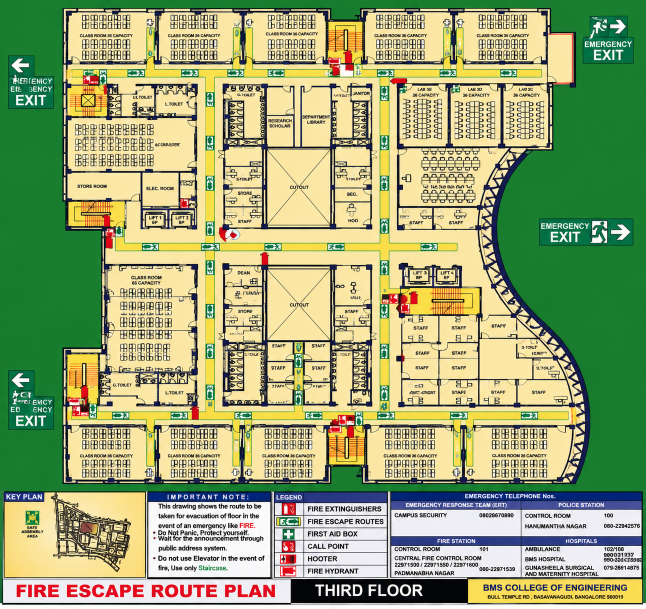
#> input picture frontend/data/floorplans/bmsce_third_floor_original.jpeg, 1291 x 1218 px (shown at 1/2 size)
$ python -i scan_import.py   (imports and definitions only)
#> lines starting #> are read from the running program, lines starting #| are printed output that depends on the picture; after the words box and inside, x2 and y2 are one past the last pixel; in counts of white or black regions, pixels touching at a corner belong together
#> further down, picture is the input picture: shape (1218, 1291, 3); mean B, G, R 117.7, 166.7, 153
"""Import measured Wi-Fi scans (WiFiman Signal Mapper images) onto a floorplan.

WiFiman shares a scan as an image: grey cells are areas the LiDAR scan
walked, coloured cells are where Wi-Fi signal was measured. This module:

1. decode_scan()        turns the colours back into dBm using WiFiman's legend;
2. fit_alignment()      finds the rotation, scale and shift that map the scan
                        onto the floorplan from >= 3 matching point pairs;
3. warp_scan_to_plan()  moves the decoded values into floorplan pixels;
4. band_summary()       splits measured values into signal-strength bands.

Colours are matched by hue (the position on the red -> yellow -> green wheel),
because WiFiman darkens cells with its grid lines: brightness changes, hue
does not. Values are accurate to about one legend step (a few dB).
"""

from __future__ import annotations

from collections.abc import Sequence
from dataclasses import dataclass

import cv2
import numpy as np

# WiFiman legend: (dBm, OpenCV hue 0-179). Read from the app's colour bar
# (red -80 ... orange -70 ... yellow -50 ... green -40 ... teal -30).
# Red wraps around hue 0, so hues above 150 are treated as negative.
WIFIMAN_LEGEND: tuple[tuple[float, float], ...] = (
    (-85.0, 1), (-82.5, 7), (-80.0, 9), (-77.5, 11), (-75.0, 12),
    (-72.5, 14), (-70.0, 15), (-67.5, 17), (-65.0, 18), (-62.5, 20),
    (-60.0, 22), (-57.5, 24), (-55.0, 26), (-52.5, 30), (-50.0, 34),
    (-47.5, 38), (-45.0, 43), (-42.5, 47), (-40.0, 50), (-37.5, 54),
    (-35.0, 60), (-32.5, 68), (-30.0, 76), (-27.5, 83), (-25.0, 86),
)

# Signal bands used in every chart: (name, label, lower dBm, upper dBm, colour).
SIGNAL_BANDS: tuple[tuple[str, str, float, float, str], ...] = (
    ("Excellent", "≥ −50 dBm", -50.0, 999.0, "#0ca30c"),
    ("Good", "−50 to −67 dBm", -67.0, -50.0, "#fab219"),
    ("Fair", "−67 to −75 dBm", -75.0, -67.0, "#ec835a"),
    ("Poor", "< −75 dBm", -999.0, -75.0, "#d03b3b"),
)


# Walked by the scanner but no Wi-Fi signal recorded (WiFiman's grey cells).
DEAD_ZONE: tuple[str, str, str] = ("Dead zone", "no signal", "#3d3d3a")


@dataclass(frozen=True)
class DecodedScan:
    """A scan image turned into numbers (all arrays have the image's shape)."""

    rssi_dbm: np.ndarray        # float, NaN where no signal was recorded
    measured: np.ndarray        # bool, Wi-Fi signal recorded
    scanned: np.ndarray         # bool, walked area (signal or dead zone)


@dataclass(frozen=True)
class Alignment:
    """Similarity transform (rotation + uniform scale + shift) scan -> plan."""

    matrix: np.ndarray          # 2x3, maps scan pixels to plan pixels
    scale: float                # plan pixels per scan pixel
    rotation_deg: float
    residual_px: float          # mean distance between moved scan points and plan points


# ---------------------------------------------------------------------------
# 1. Decoding
# ---------------------------------------------------------------------------

def _hue_to_dbm(hue: np.ndarray) -> np.ndarray:
    dbm = np.array([d for d, _ in WIFIMAN_LEGEND])
    hues = np.array([h for _, h in WIFIMAN_LEGEND], dtype=float)
    return np.interp(hue, hues, dbm)


def decode_scan(image_bgr: np.ndarray, min_blob_ratio: float = 0.0005) -> DecodedScan:
    """Decode a WiFiman scan image into dBm values.

    Measured cells are saturated colours inside the legend's hue range.
    Scanned-but-unmeasured cells are mid grey. Small separate blobs (icons,
    text) and long thin horizontal bars (the legend itself, if a screenshot
    is uploaded) are ignored.
    """
#> called with min_blob_ratio = 0.0005
    if image_bgr is None or image_bgr.size == 0:
        raise ValueError("Scan image is empty.")
    if image_bgr.ndim == 2:
        image_bgr = cv2.cvtColor(image_bgr, cv2.COLOR_GRAY2BGR)
    height, width = image_bgr.shape[:2]
#> height = 1218; width = 1291
    hsv = cv2.cvtColor(image_bgr[..., :3], cv2.COLOR_BGR2HSV)
#> hsv: shape (1218, 1291, 3); mean H, S, V 52.9, 117.9, 181.3
    hue = hsv[..., 0].astype(float)
    hue = np.where(hue > 150, hue - 180, hue)
    saturation, value = hsv[..., 1], hsv[..., 2]
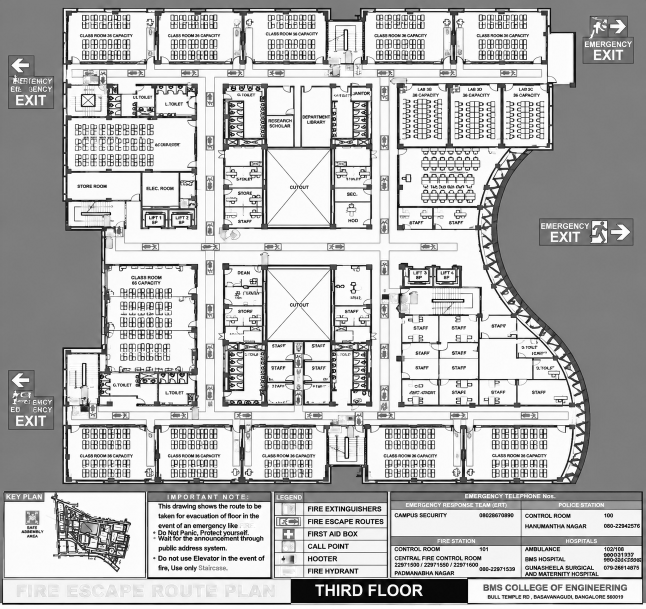
#> value: shape (1218, 1291) (shown at 1/2 size); min 0, max 255, mean 181.3

    max_hue = WIFIMAN_LEGEND[-1][1] + 4
    measured = (saturation > 90) & (value > 70) & (hue >= -10) & (hue <= max_hue)
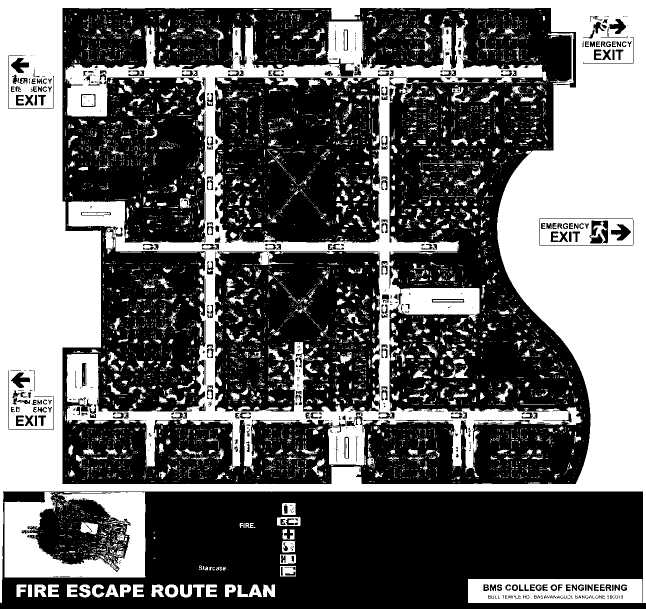
#> measured: shape (1218, 1291) bool (shown at 1/2 size); 39.4% white; 7325 white regions (6501 under 20 px), largest, box (x1, y1, x2, y2) and area: (0, 0, 1291, 1206) 355307, (129, 39, 1165, 945) 137987, (9, 984, 291, 1155) 26891
    grey = (saturation < 45) & (value > 85) & (value < 215)
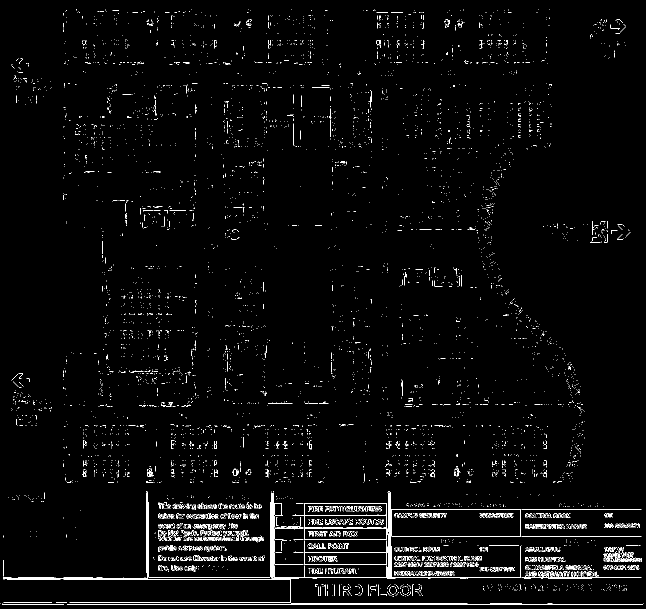
#> grey: shape (1218, 1291) bool (shown at 1/2 size); 2.4% white in thin lines or dots
#> in joined, `return cv2.morphologyEx( mask.astype(np.uint8), cv2.MORPH_CLOSE, np.on..`: returned value: shape (1218, 1291) bool; 44.4% white; 1863 white regions (1260 under 20 px), largest, box (x1, y1, x2, y2) and area: (0, 0, 1291, 1206) 597016, (134, 1169, 288, 1195) 2653, (560, 1058, 592, 1153) 2315

    def drop_clutter(mask: np.ndarray) -> np.ndarray:
        count, labels, stats, _ = cv2.connectedComponentsWithStats(mask.astype(np.uint8), 8)
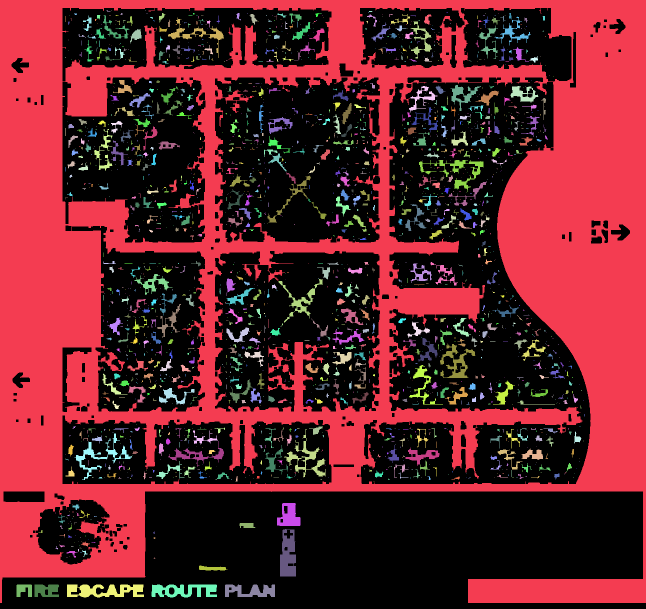
#> labels: shape (1218, 1291) int32 (shown at 1/2 size); 1864 distinct labels, from 0 to 1863; one colour per label, 0 black
#> count = 1864; stats = 1864 rows, first 6: [0, 16, 1291, 1202, 873996], [0, 0, 1291, 1206, 597016], [213, 21, 8, 2, 10], [222, 21, 1, 1, 1], [291, 21, 1, 1, 1], [738, 22, 7, 2, 13]
        keep = np.zeros(count, dtype=bool)
        area = stats[1:, cv2.CC_STAT_AREA]
#> area = 1863 values, max 597016 at index 0, min 1 at index 2, mean 374.9
        w, h = stats[1:, cv2.CC_STAT_WIDTH], stats[1:, cv2.CC_STAT_HEIGHT]
#> w = 1863 values, max 1291 at index 0, min 1 at index 2, mean 8.57; h = 1863 values, max 1206 at index 0, min 1 at index 2, mean 8.08
        legend_bar = (w > 0.7 * width) & (h < 0.08 * height)
        keep[1:] = (area >= min_blob_ratio * height * width) & ~legend_bar
        return keep[labels]

    # Cells are separated by thin grid lines, so join neighbouring cells
    # before deciding what is a real area and what is a stray icon.
    def joined(mask: np.ndarray) -> np.ndarray:
        return cv2.morphologyEx(
            mask.astype(np.uint8), cv2.MORPH_CLOSE, np.ones((5, 5), np.uint8)
        ) > 0

    measured_pixels = drop_clutter(joined(measured)) & measured
    values = _hue_to_dbm(hue[measured_pixels])

    # Fill the thin grid lines between cells, so areas stay solid when the
    # scan is resized onto the floorplan. Each filled pixel takes the value
    # of the nearest measured pixel.
    measured = joined(measured_pixels)
#> in joined (call 2), `return cv2.morphologyEx( mask.astype(np.uint8), cv2.MORPH_CLOSE, np.on..`: returned value: shape (1218, 1291) bool; 39.7% white; 21 white regions, largest, box (x1, y1, x2, y2) and area: (0, 0, 1291, 1206) 596940, (134, 1169, 288, 1195) 2653, (560, 1058, 592, 1153) 2315
    scanned = drop_clutter(joined(grey | measured_pixels)) | measured
#> in joined (call 3), `return cv2.morphologyEx( mask.astype(np.uint8), cv2.MORPH_CLOSE, np.on..`: returned value: shape (1218, 1291) bool; 45.1% white; 1874 white regions (1640 under 20 px), largest, box (x1, y1, x2, y2) and area: (0, 0, 1291, 1210) 638615, (316, 1046, 527, 1085) 4821, (789, 1112, 963, 1134) 3398
#> in drop_clutter (call 2), `count, labels, stats, _ = cv2.connectedComponentsWithStats(mask.astype..`:
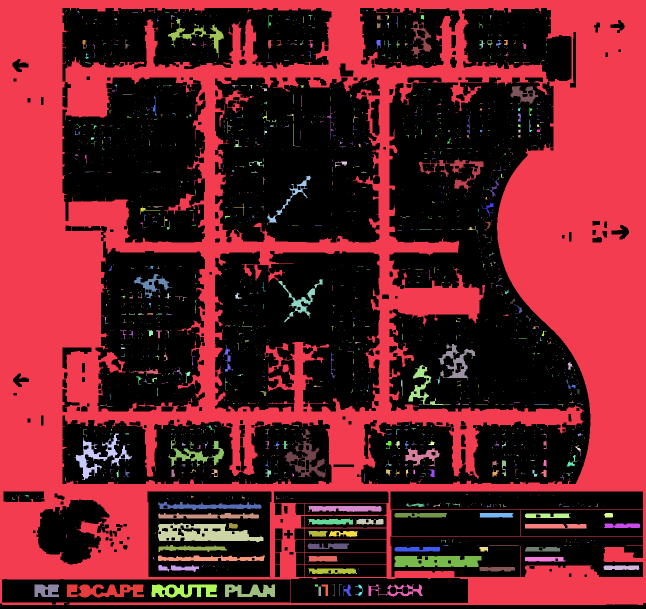
#> labels: shape (1218, 1291) int32 (shown at 1/2 size); 1875 distinct labels, from 0 to 1874; one colour per label, 0 black
#> in drop_clutter (call 2), `count, labels, stats, _ = cv2.connectedComponentsWithStats(mask.astype..`: count = 1875; stats = 1875 rows, first 6: [0, 16, 1291, 1202, 863246], [0, 0, 1291, 1210, 638615], [131, 21, 3, 2, 3], [726, 21, 1, 1, 1], [732, 21, 4, 1, 4], [1009, 21, 1, 4, 4]
#> in drop_clutter (call 2), `area = stats[1:, cv2.CC_STAT_AREA]`: area = 1874 values, max 638615 at index 0, min 1 at index 2, mean 378.4
#> in drop_clutter (call 2), `w, h = stats[1:, cv2.CC_STAT_WIDTH], stats[1:, cv2.CC_STAT_HEIGHT]`: w = 1874 values, max 1291 at index 0, min 1 at index 2, mean 6.06; h = 1874 values, max 1210 at index 0, min 1 at index 2, mean 4.45
    _, nearest = cv2.distanceTransformWithLabels(
        (~measured_pixels).astype(np.uint8), cv2.DIST_L2, 3,
        labelType=cv2.DIST_LABEL_PIXEL,
    )
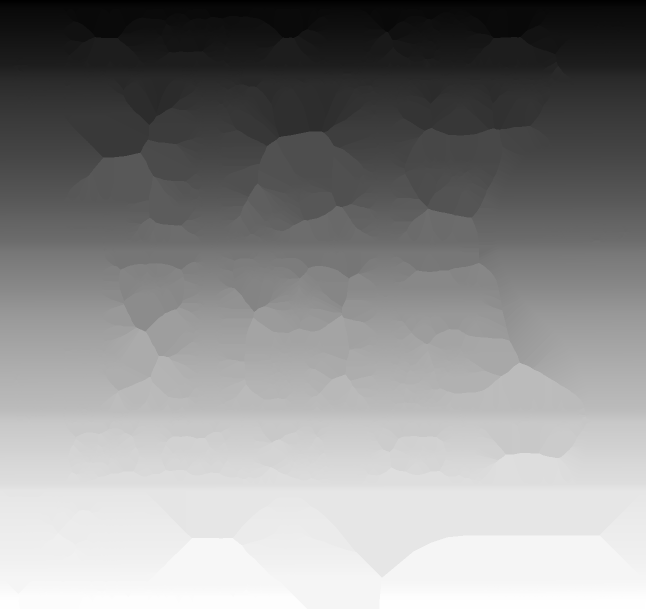
#> nearest: shape (1218, 1291) int32 (shown at 1/2 size); min 1, max 572449, mean 313031.1; drawn with min black and max white
    by_label = np.concatenate(([np.nan], values))   # labels follow raster order
    rssi = np.where(measured, by_label[nearest], np.nan)
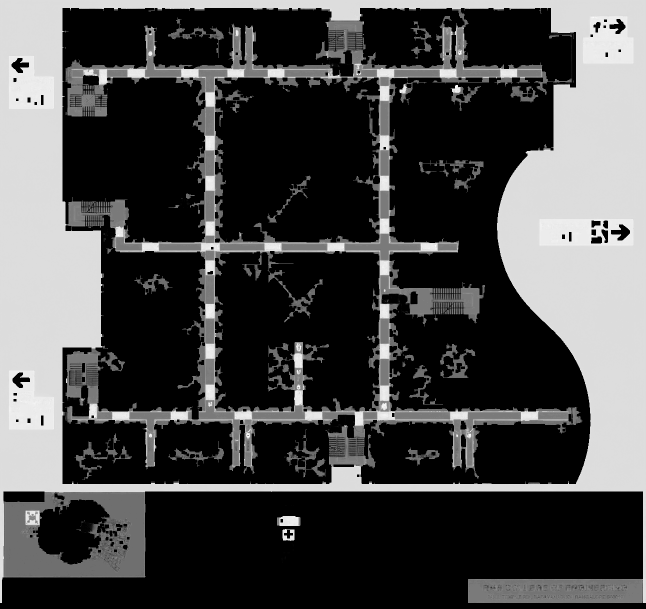
#> rssi: shape (1218, 1291) float64 (shown at 1/2 size); 60.26% of the values are NaN or infinite; the others: min -85, max -25, mean -42.67; drawn with min black, max white, NaN and infinite black
    return DecodedScan(rssi_dbm=rssi, measured=measured, scanned=scanned)


# ---------------------------------------------------------------------------
# 2. Alignment
# ---------------------------------------------------------------------------

# [126 lines left out: functions fit_alignment, warp_scan_to_plan, band_summary, walked_area_summary, combine_scans, not called in this run]


def _hex_to_bgr(colour: str) -> tuple[int, int, int]:
    r, g, b = (int(colour[i:i + 2], 16) for i in (1, 3, 5))
    return b, g, r


# [30 lines left out: functions band_overlay, draw_points, not called in this run]


__all__ = [
    "Alignment", "DEAD_ZONE", "DecodedScan", "SIGNAL_BANDS", "WIFIMAN_LEGEND",
    "band_overlay", "band_summary", "combine_scans", "decode_scan", "draw_points",
    "fit_alignment", "walked_area_summary", "warp_scan_to_plan",
]

>>> import cv2
>>> picture = cv2.imread('../frontend/data/floorplans/bmsce_third_floor_original.jpeg')
>>> result = decode_scan(picture)

$ run again, on frontend/data/floorplans/bmsce_third_floor_clean.png
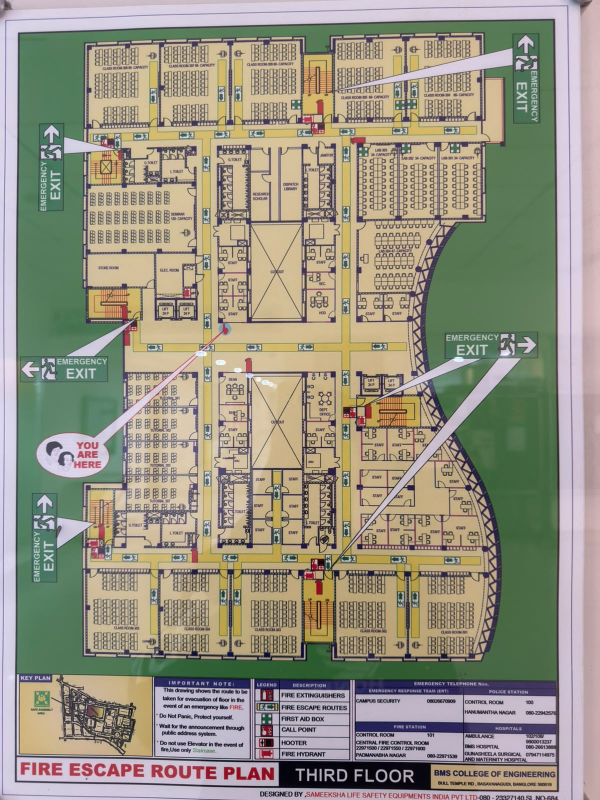
#> input picture frontend/data/floorplans/bmsce_third_floor_clean.png, 1200 x 1600 px (shown at 1/2 size)
#> picture is the input picture: shape (1600, 1200, 3); mean B, G, R 130.8, 147.5, 151.4
#> hsv: shape (1600, 1200, 3); mean H, S, V 67.7, 63.3, 162
#> measured: shape (1600, 1200) bool; 11.5% white; 4099 white regions (3670 under 20 px), largest, box (x1, y1, x2, y2) and area: (912, 794, 1112, 1136) 33465, (254, 1289, 960, 1359) 23486, (683, 770, 842, 861) 8344
#> grey: shape (1600, 1200) bool; 21.4% white; 5109 white regions (4218 under 20 px), largest, box (x1, y1, x2, y2) and area: (612, 0, 1200, 1600) 75151, (29, 34, 1144, 1600) 38735, (32, 1348, 1115, 1530) 36027
#> labels: shape (1600, 1200) int32; 1840 distinct labels, from 0 to 1839
#> count = 1840; stats = 1840 rows, first 6: [0, 0, 1200, 1600, 1671568], [256, 63, 17, 1, 17], [576, 64, 2, 2, 4], [740, 64, 2, 1, 2], [756, 64, 1, 1, 1], [794, 64, 7, 1, 7]
#> area = 1839 values, max 54145 at index 1237, min 1 at index 3, mean 135.1
#> w = 1839 values, max 768 at index 1237, min 1 at index 3, mean 6.62; h = 1839 values, max 542 at index 1237, min 1 at index 0, mean 7.42
#> in drop_clutter (call 2), `count, labels, stats, _ = cv2.connectedComponentsWithStats(mask.astype..`:
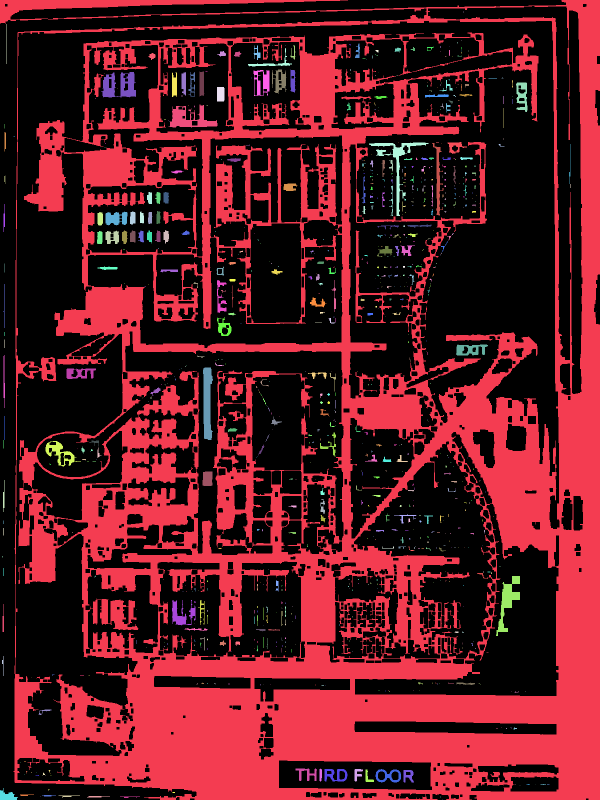
#> labels: shape (1600, 1200) int32 (shown at 1/2 size); 800 distinct labels, from 0 to 799; one colour per label, 0 black
#> count = 800; stats = 800 rows, first 6: [0, 0, 1200, 1600, 1167953], [0, 0, 1200, 1600, 706799], [927, 23, 1, 2, 2], [12, 48, 1, 80, 80], [922, 81, 1, 1, 1], [915, 84, 1, 3, 3]
#> area = 799 values, max 706799 at index 0, min 1 at index 3, mean 941.2
#> w = 799 values, max 1200 at index 0, min 1 at index 1, mean 7.98; h = 799 values, max 1600 at index 0, min 1 at index 3, mean 10.2
#> in decode_scan, `rssi = np.where(measured, by_label[nearest], np.nan)`:
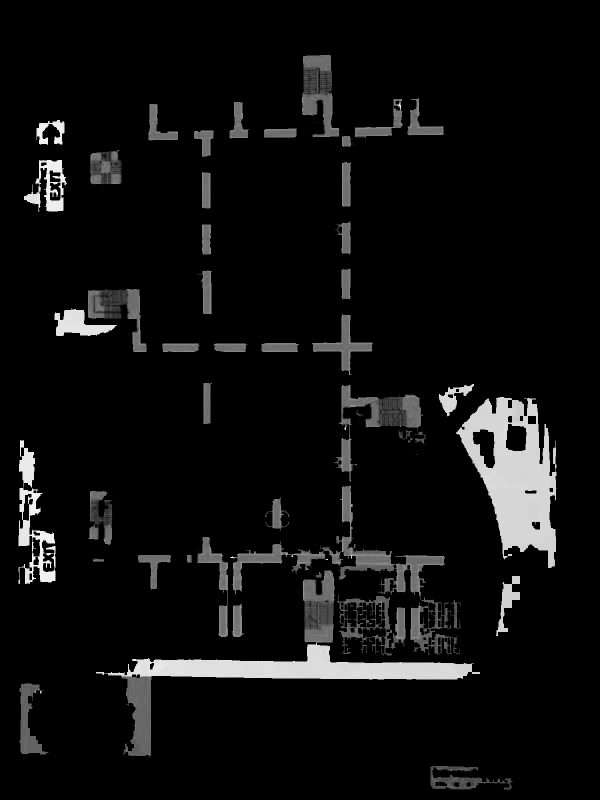
#> rssi: shape (1600, 1200) float64 (shown at 1/2 size); 89.55% of the values are NaN or infinite; the others: min -85, max -26.67, mean -52.22; drawn with min black, max white, NaN and infinite black
